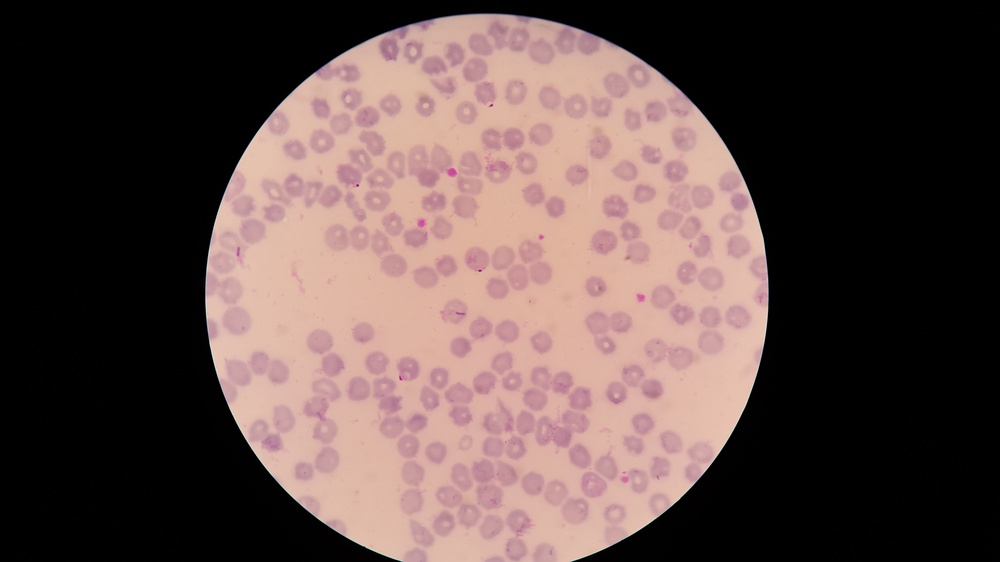
#> input picture data/raw/208C67P28N_ThinF/Img/IMG_20150819_115417.jpg, 1000 x 562 px, shrunk from 5312 x 2988 before the run; its folder holds only this picture in this run
$ python -i preprocess.py   (imports and definitions only)
#> lines starting #> are read from the running program, lines starting #| are printed output that depends on the picture; after the words box and inside, x2 and y2 are one past the last pixel; in counts of white or black regions, pixels touching at a corner belong together
# Función del archivo: preprocesamiento básico.

import cv2
import numpy as np
from scipy import ndimage as ndi

UMBRAL_NEGRO = 20  # por debajo de este gris, el píxel pertenece al borde negro
MARGEN = 5         # píxeles que se achica el círculo (evita artefactos JPEG en el borde)


#Función mascara_circular: identificar el campo circular del microscopio y excluir el borde negro de la imagen,
# para que después los algoritmos de segmentación no confundan ese fondo negro con estructuras celulares.

def mascara_circular(imagen_rgb): #imagen RGB, es decir, una matriz NumPy de dimensiones (alto, ancho, 3).

    gris = cv2.cvtColor(imagen_rgb, cv2.COLOR_RGB2GRAY) #convierte a escala de grises
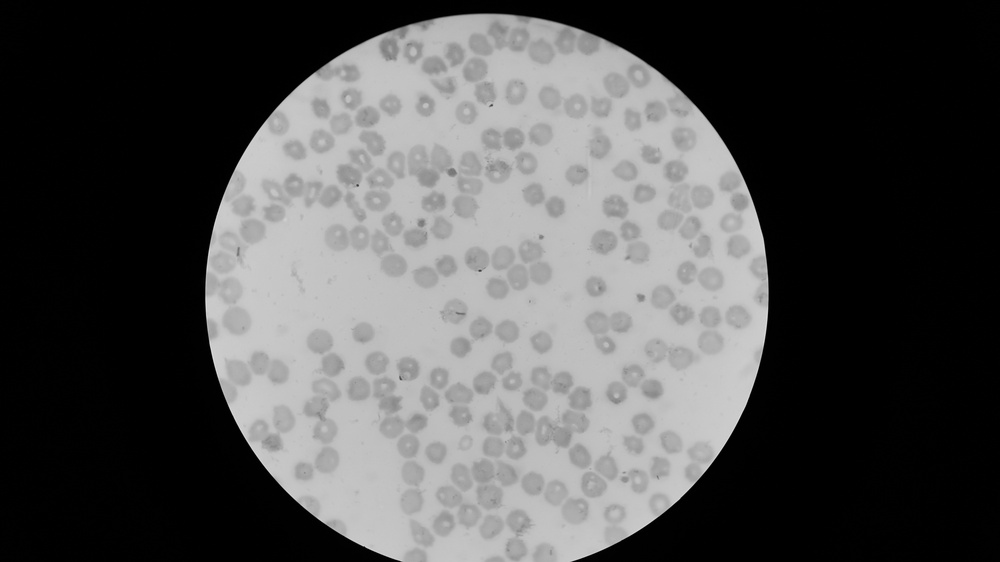
#> gris: shape (562, 1000); min 0, max 224, mean 80.1


    #Devuelve una máscara booleana: True dentro del campo de visión circular.
    campo = (gris > UMBRAL_NEGRO).astype(np.uint8)  #compara cada píxel con el umbral de 20 y si su intensidad es mayor que 20 asigna true y sino false
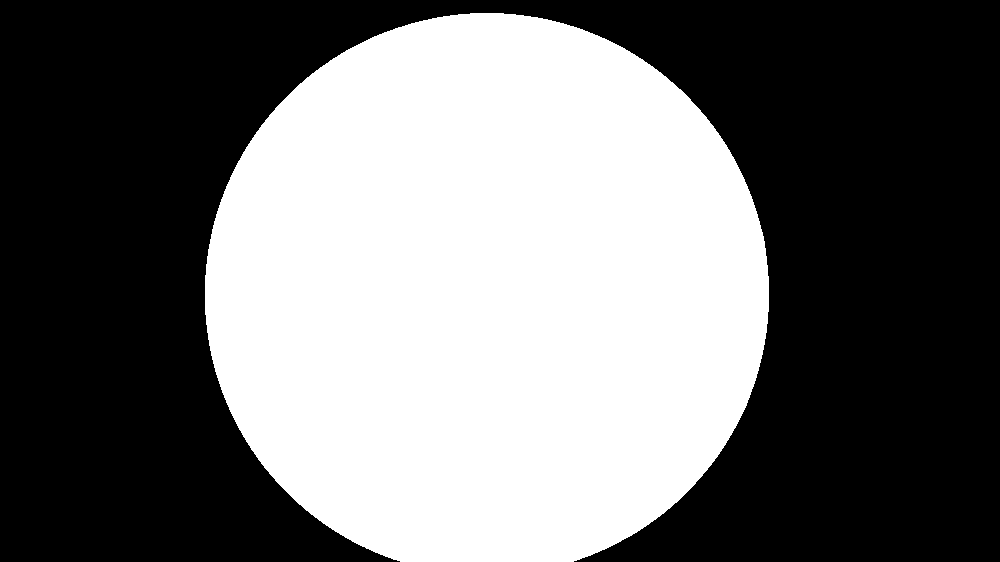
#> campo: shape (562, 1000); values 0 (black) and 1 (white), 44.1% white; 1 white region, box (x1, y1, x2, y2) and area: (205, 13, 769, 562) 247713
    # 1 = no es negro

    # Se queda con la región conexa más grande (el círculo)--> agrupa los píxeles con valor 1 que están conectados entre sí.
    n, etiquetas, stats, _ = cv2.connectedComponentsWithStats(campo, connectivity=8)
#> n = 2; stats = [[0, 0, 1000, 562, 314287], [205, 13, 564, 549, 247713]]

    #Comprueba si se detectó más de una región distinta al fondo
    if n > 1:
        mayor = 1 + np.argmax(stats[1:, cv2.CC_STAT_AREA]) #sleecciona sólamente el componente más grande
#> mayor = 1
        campo = (etiquetas == mayor).astype(np.uint8)
            #Lo convierte en una máscara binaria de 0 y 1


    # Rellena huecos (por ejemplo, células muy oscuras dentro del círculo)
    campo = ndi.binary_fill_holes(campo).astype(np.uint8)

    # Erosionamos para achicar el circulo unos píxeles cerca del borde circular, donde pueden aparecer artefactos de la imagen.
    kernel = cv2.getStructuringElement(cv2.MORPH_ELLIPSE, (2 * MARGEN + 1, 2 * MARGEN + 1))
    return cv2.erode(campo, kernel).astype(bool)
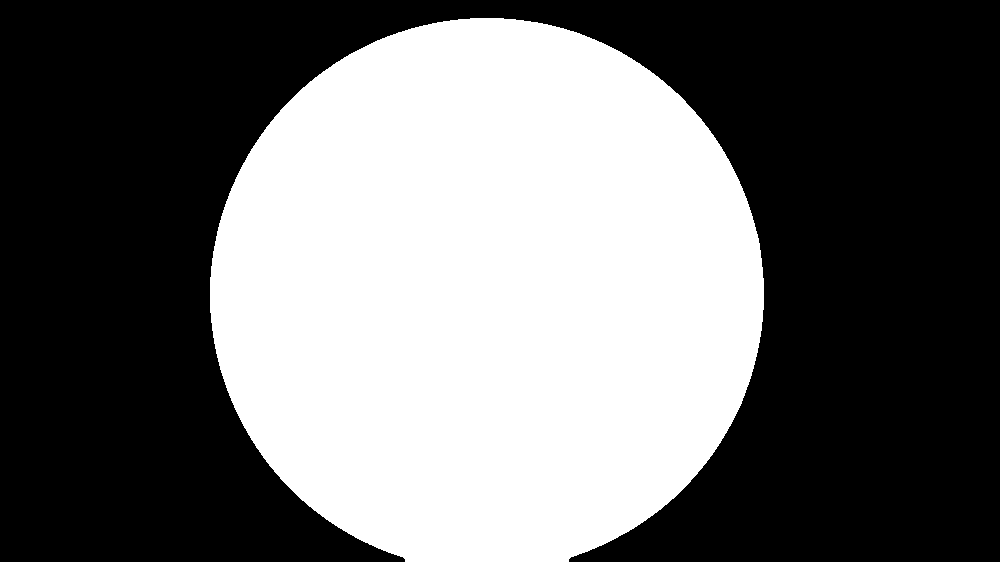
#> returned value: shape (562, 1000) bool; 42.6% white; 1 white region, box (x1, y1, x2, y2) and area: (210, 18, 764, 562) 239617


# CORRECCIÓN DE ILUMINACIÓN: para que la imagen tenga iluminación uniforme.
# Si una zona de la imagen está más oscura que otra por la iluminación del microscopio, esto puede afectar el umbral global de Otsu.
def corregir_iluminacion(verde, campo):

    # Convertimos la imagen y la máscara a float
    imagen = verde.astype(np.float32)
    mascara = campo.astype(np.float32)

    # Estimamos la iluminación local mediante un suavizado amplio.
    # Normalizamos por la máscara para no incluir el borde negro.
    numerador = cv2.GaussianBlur(imagen * mascara, (0, 0), sigmaX=60)
    denominador = cv2.GaussianBlur(mascara, (0, 0), sigmaX=60)

    fondo = numerador / np.maximum(denominador, 1e-6)

    # Compensamos las diferencias de brillo respecto al fondo estimado para que la imagen tenga iluminación más uniforme
    referencia = np.median(fondo[campo])
    corregida = imagen - fondo + referencia

    # Mantener intensidades válidas entre 0 y 255
    return np.clip(corregida, 0, 255).astype(np.uint8)
#La función devuelve una imagen en escala de grises (canal verde) con las variaciones de iluminación compensadas.


# MEJORA DE CONTRASTE LOCAL MEDIANTE CLAHE, considerando distintas zonas de la imagen.
def mejorar_contraste_clahe(verde, campo):

    # Evitar que el borde negro afecte el contraste
    imagen = verde.copy()
    imagen[~campo] = int(np.median(verde[campo]))

    # Crear y aplicar CLAHE
    clahe = cv2.createCLAHE(
        clipLimit=2.0,
        tileGridSize=(8, 8)
    )

    return clahe.apply(imagen)
#La función devuelve una imagen en escala de grises (canal verde) con el contraste local modificado.


# Preprocesamiento general reutilizable por distintos métodos de segmentación.
def preprocesar_imagen(imagen_rgb, aplicar_clahe=False, aplicar_gaussiano=False):

    # 1. Obtener la máscara del campo circular
    campo = mascara_circular(imagen_rgb)

    # 2. Crear una copia para conservar la imagen original intacta
    imagen_preprocesada = imagen_rgb.copy()

    # 3. Aplicar CLAHE al canal verde si se solicita
    if aplicar_clahe:
        verde = imagen_preprocesada[:, :, 1]
        verde_clahe = mejorar_contraste_clahe(verde, campo)
        imagen_preprocesada[:, :, 1] = verde_clahe

    # 4. Aplicar filtro gaussiano si se solicita
    if aplicar_gaussiano:
        imagen_preprocesada = cv2.GaussianBlur(
            imagen_preprocesada, (5, 5), 0
        )

    return imagen_preprocesada, campo

>>> import cv2
>>> picture = cv2.cvtColor(cv2.imread('../data/raw/208C67P28N_ThinF/Img/IMG_20150819_115417.jpg'), cv2.COLOR_BGR2RGB)
>>> result = preprocesar_imagen(picture)
